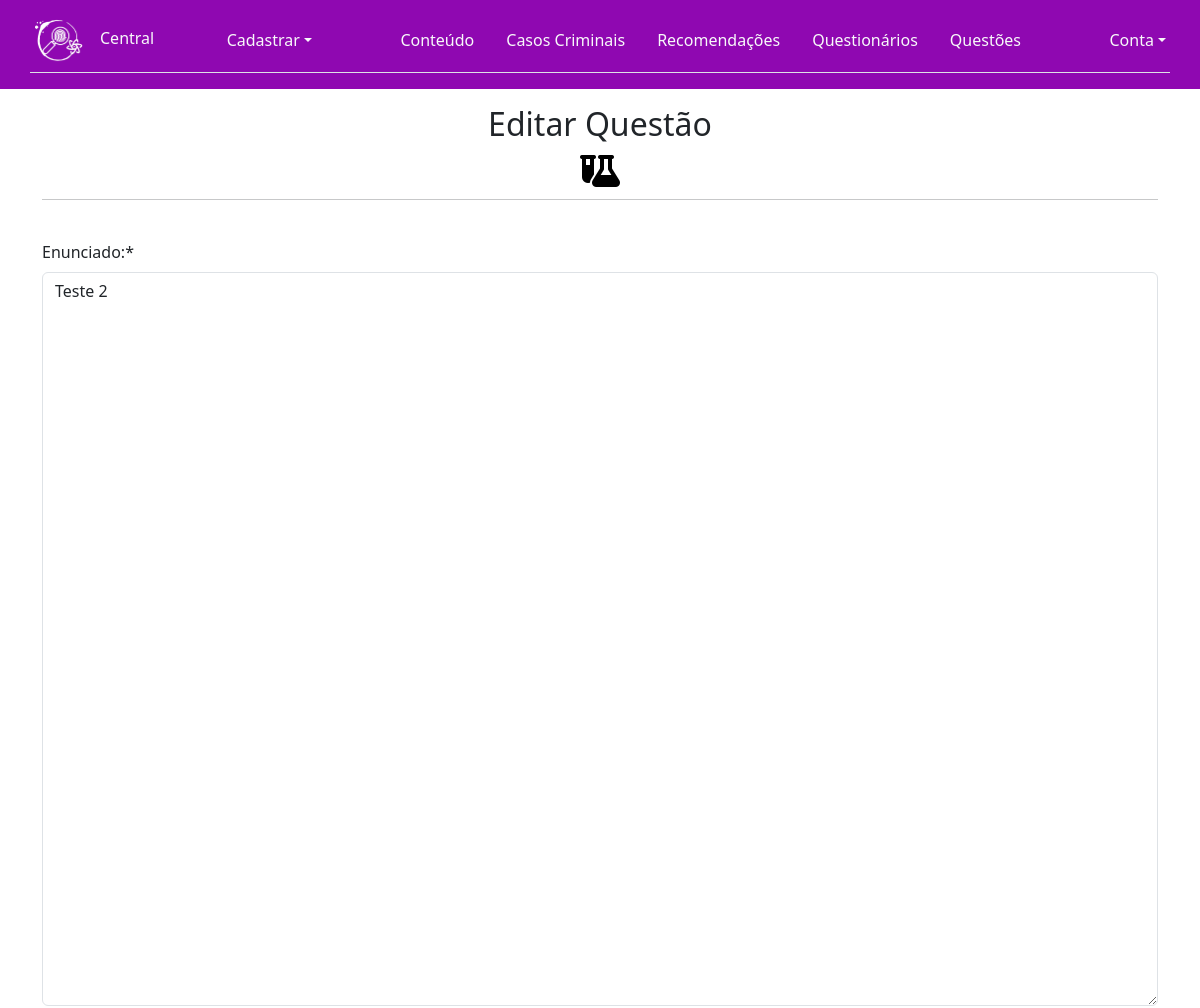
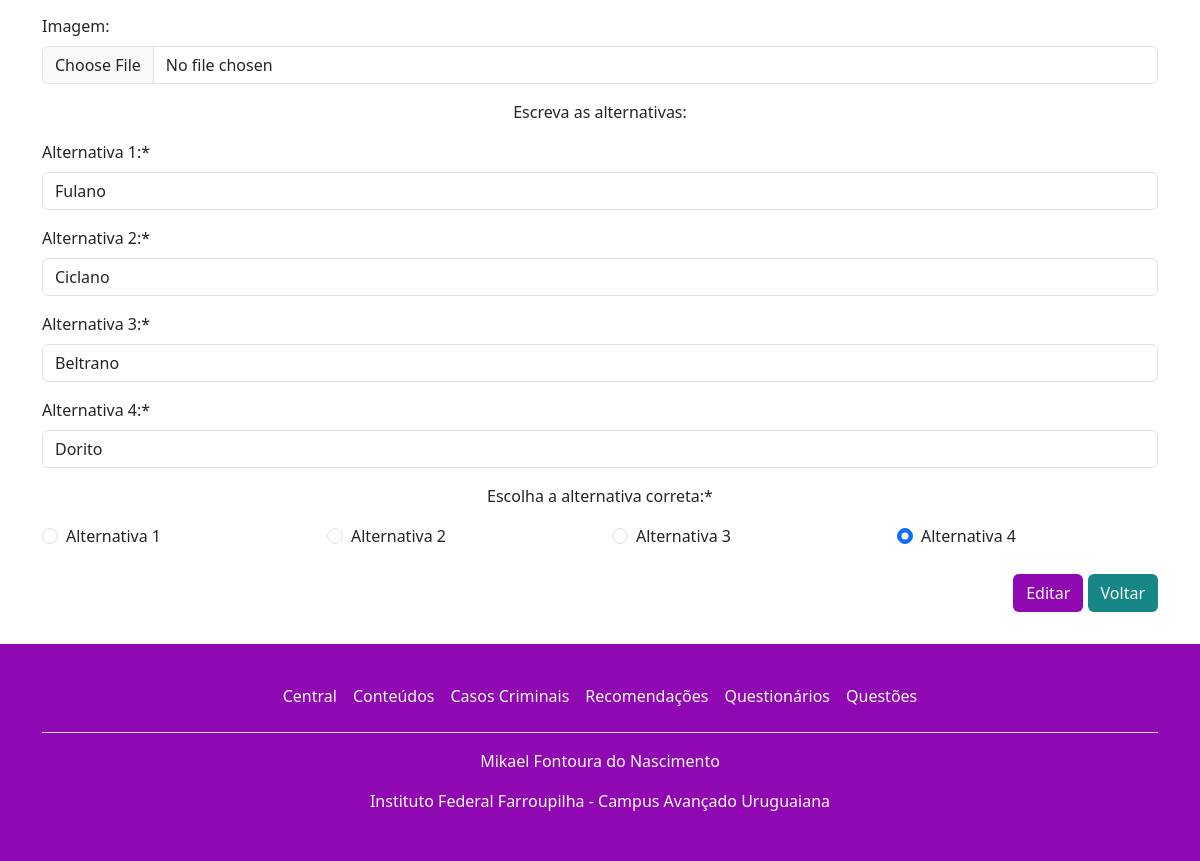
The app's page /edit_questao.php?id_questao=7 (signed in) with its own data (2 pictures, top to bottom).
### tables this page shows
CREATE TABLE `questao` (
  `id_questao` int(11) NOT NULL,
  `enunciado` text NOT NULL,
  `imagem` varchar(255) DEFAULT NULL,
  `alt_correta` varchar(255) NOT NULL,
  `alt_1` varchar(255) NOT NULL,
  `alt_2` varchar(255) NOT NULL,
  `alt_3` varchar(255) NOT NULL,
  `alt_4` varchar(255) NOT NULL
);

### edit_questao.php (the view, shortened to what this page needs)
<?php
include_once("controle.php");
$id_questao = $_GET['id_questao'];
$sql = "SELECT * FROM questao WHERE id_questao='$id_questao'";
$resultado = mysqli_query($conexao, $sql);
if ($resultado == TRUE) {
    $dados = mysqli_fetch_assoc($resultado);
} else {
    echo mysqli_errno($conexao) . ": " . mysqli_error($conexao);
}
?>
<!DOCTYPE html>
<html lang="pt-BR">
<head>
    <link rel="stylesheet" href="https://cdnjs.cloudflare.com/ajax/libs/font-awesome/6.4.0/css/all.min.css" />
    <link rel="stylesheet" href="./assets/css/bootstrap.css">
    <link rel="stylesheet" href="./assets/css/pacote.css">
</head>
<body>
    <?php include_once('cabecalho.php'); ?>
    <main class="container pb-3">
        <div class="row">
            <div class="col">
                <div class="text-center py-3">
                    <h2 class="h2">Editar Questão</h2>
                    <div class="m-3"><i class="fa-solid fa-flask-vial fa-2xl" style="color: #000000;"></i></div>
                    <hr>
                </div>
            </div>
        </div>
        <div class="row">
            <div class="col">
                <form action="processa_questao.php" method="POST" enctype="multipart/form-data">
                    <div class="row">
                        <div class="col-xl-12 py-2">
                            <label class="form-label">Enunciado:*</label>
                            <textarea class="form-control" name="enunciado" id="enunciado" cols="100" rows="30" required><?php echo $dados['enunciado'] ?></textarea>
                        </div>
                    </div>
                    <div class="row">
                        <div class="col-xl-12 py-2">
                            <label class="form-label">Imagem:</label>
                            <input class="form-control" type="file" name="imagem">
                        </div>
                    </div>
                    <div class="row">
                        <div class="col-xl-12 py-2 text-center">
                            <span>Escreva as alternativas:</span>
                        </div>
                    </div>
                    <div class="row">
                        <div class="col-xl-12 py-2">
                            <label class="form-label">Alternativa 1:*</label>
                            <input class="form-control" type="text" name="alt1" value="<?php echo $dados['alt_1'] ?>" required>
                        </div>
                    </div>
                    <div class="row">
                        <div class="col-xl-12 py-2">
                            <label class="form-label">Alternativa 2:*</label>
                            <input class="form-control" type="text" name="alt2" value="<?php echo $dados['alt_2'] ?>" required>
                        </div>
                    </div>
                    <div class="row">
                        <div class="col-xl-12 py-2">
                            <label class="form-label">Alternativa 3:*</label>
                            <input class="form-control" type="text" name="alt3" value="<?php echo $dados['alt_3'] ?>" required>
                        </div>
                    </div>
                    <div class="row">
                        <div class="col-xl-12 py-2">
                            <label class="form-label">Alternativa 4:*</label>
                            <input class="form-control" type="text" name="alt4" value="<?php echo $dados['alt_4'] ?>" required>
                        </div>
                    </div>
                    <div class="row">
                        <div class="text-center py-2">
                            <span>Escolha a alternativa correta:*</span>
                        </div>
                        <div class="col-xl-3 py-2">
                            <div class="form-check">
                                <input class="form-check-input" type="radio" value="A" name="correta" <?php echo ($dados['alt_correta'] == 'A') ? 'checked' : '' ?>>
                                <label class="form-check-label">Alternativa 1</label>
                            </div>
                        </div>
                        <div class="col-xl-3 py-2">
                            <div class="form-check">
                                <input class="form-check-input" type="radio" value="B" name="correta" <?php echo ($dados['alt_correta'] == 'B') ? 'checked' : '' ?>>
                                <label class="form-check-label">Alternativa 2</label>
                            </div>
                        </div>
                        <div class="col-xl-3 py-2">
                            <div class="form-check">
                                <input class="form-check-input" type="radio" value="C" name="correta" <?php echo ($dados['alt_correta'] == 'C') ? 'checked' : '' ?>>
                                <label class="form-check-label">Alternativa 3</label>
                            </div>
                        </div>
                        <div class="col-xl-3 py-2">
                            <div class="form-check">
                                <input class="form-check-input" type="radio" value="D" name="correta" <?php echo ($dados['alt_correta'] == 'D') ? 'checked' : '' ?>>
                                <label class="form-check-label">Alternativa 4</label>
                            </div>
                        </div>
                    </div>
                    <div class="row">
                        <div class="col">
                            <div class="text-end py-3">
                                <button class="btn link-body-emphasis text-light" type="submit" name="editar" style="background-color: var(--color-purple);">Editar</button>
                                <a class="btn link-body-emphasis text-light" href="list_questao.php" style="background-color: var(--color-blue);">Voltar</a>
                            </div>
                        </div>
                    </div>
                </form>
            </div>
        </div>
    </main>
    <?php include_once('rodape.php') ?>
</body>
</html>

### assets/css/pacote.css (style rules this page uses)
:root { --color-white: rgb(253, 253, 253); --color-dark: rgb(34, 34, 34); --color-purple: rgb(143, 8, 177); --color-blue-dark: rgb(26, 7, 56); --color-blue: rgb(23, 134, 134); --color-red: rgb(179, 2, 2); --color-green: rgb(12, 143, 1); }

### records on screen
questao: enunciado "Teste 2", alt1 "Fulano", alt2 "Ciclano", alt3 "Beltrano", alt4 "Dorito", alt_correta "☑"
